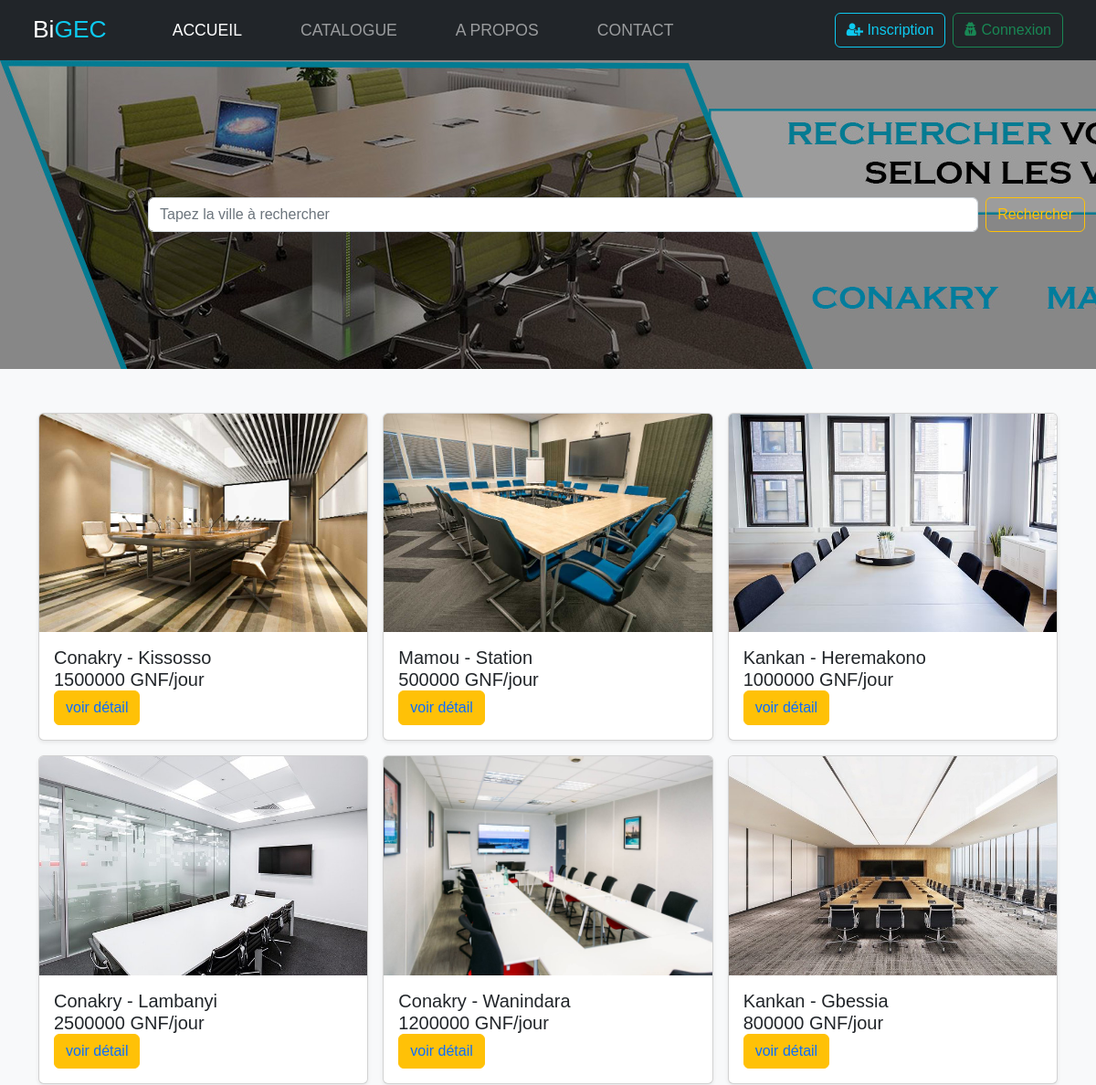
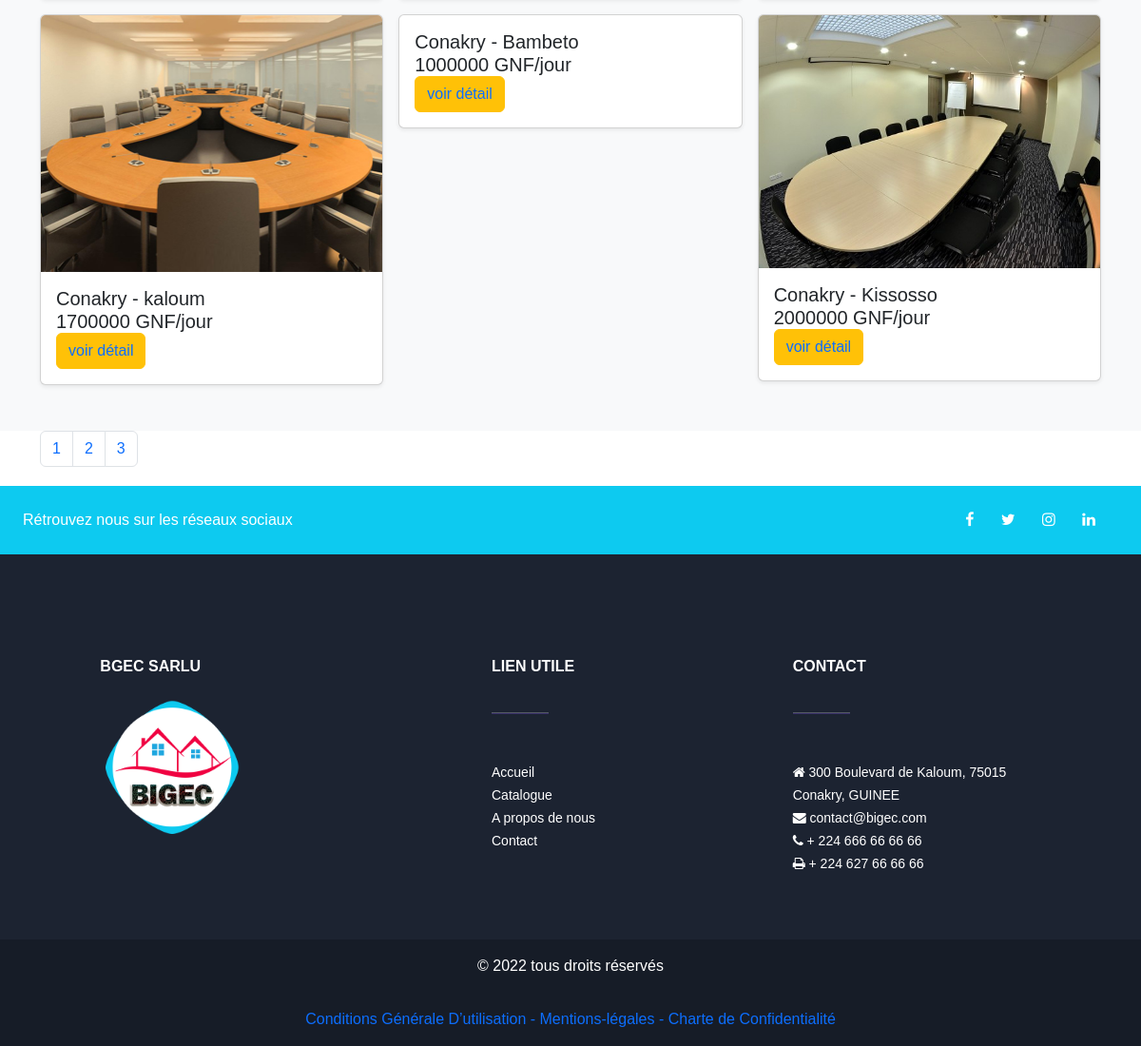
The page /catalogue.php on the database its author committed (2 pictures, top to bottom).
### tables this page shows
CREATE TABLE IF NOT EXISTS `t_salle` (
  `id_salle` int(11) NOT NULL AUTO_INCREMENT,
  `ville` varchar(60) NOT NULL,
  `quartier` varchar(60) NOT NULL,
  `prix` int(11) NOT NULL,
  `descrip` text NOT NULL,
  `photo` varchar(80) DEFAULT NULL,
  PRIMARY KEY (`id_salle`),
  UNIQUE KEY `photo` (`photo`)
);

### catalogue.php (the view, shortened to what this page needs)
<?php
  include_once ('include/start_bdd.php');
  $salleParPage = 9;
  $totalSallePage = $bigec->query("SELECT * FROM t_salle");
  $Total = $totalSallePage->rowCount();
  $totalPage = ceil($Total/$salleParPage);
  if(isset($_GET['page']) AND !empty($_GET['page']) AND $_GET['page'] > 0 ){
      $_GET['page']=intval($_GET['page']);
      $pageCourante = $_GET['page'];
  }else{
      $pageCourante = 1;
  }
  $debut = ($pageCourante - 1)*$salleParPage;
  $salle=[];
if(isset($_GET['search'])){
  $recherche = $bigec->prepare('SELECT * FROM t_salle WHERE ville LIKE :recherche');
  $recherche->bindValue(':recherche', '%'.$_GET['recherche']. '%');
  $recherche->execute();
  if(!$recherche){
    $message = 'Oups je n\'arrive pas a trouvé sa';
  }
  $salle = $recherche->fetchAll(PDO::FETCH_ASSOC);
}else{
  $AffichageSalleCatalogue = $bigec->query("SELECT * FROM t_salle ORDER BY id_salle ASC LIMIT $debut,$salleParPage");
  $salle = $AffichageSalleCatalogue->fetchAll(PDO::FETCH_ASSOC);
}
?>
<!DOCTYPE html>
<html lang="fr">
<head>
     <link rel="stylesheet" type="text/css" href="vendor/bootstrap/css/bootstrap.min.css">
    <link rel="stylesheet" type="text/css" href="vendor/bootstrap/css/bootstrap.css">
    <link rel="stylesheet" type="text/css" href="assets/css/style.css">
    <link rel="stylesheet" href="assets/css/fontawesome.css">
</head>
<body>
        <?php include ("header.php"); ?>
  </head>
  <body>
  <div class="page-catalogue container-fluid" >
        <div class="row  ">
          <div class="col-md-12">
            <div class="text-content">
            <form class="d-flex w-100" style=" margin:0 auto;" method="GET" action="">
              <input style="margin: 150px;" class="form-control me-2" name="recherche" type="search" placeholder="Tapez la ville à rechercher" aria-label="Search">
              <input style="margin: 150px 0;" class="btn btn-outline-warning text " name="search" type="submit" value="Rechercher">
            </form>
            </div>
          </div>
        </div>
  </div>
<main>
  <div class="album py-5 bg-light">
    <div class="container">
      <div class="row row-cols-1 row-cols-sm-2 row-cols-md-3 g-3">
        <?php
          foreach($salle as $resultat):
        ?>
        <div class="col">
          <div class="card shadow-sm">
              <img  class ="bd-placeholder-img card-img-top" src="assets/images/salles/<?= $resultat['photo'] ?>" alt="" >
            <div class=" container card-body">
             <div class="row">
               <div class="col-md-12">
                  <h5><span><?= $resultat['ville'] ?></span> - <span><?= $resultat['quartier'] ?></span></h5>
                  <h5 class=" "><span><?= $resultat['prix'] ?></span> GNF/jour</h5>
               </div>
               <div class="col-md-12">
                  <button class=" btn btn-warning d-block " id="detail" ><a class="link" href="detailprod.php?id_salle=<?= $resultat['id_salle']?>">voir détail</a></button>
               </div>
             </div>
            </div>
          </div>
        </div>
        <?php endforeach?>
      </div>
    </div>
  </div>
</main>
<div class="container">
  <div class="row">
    <div class="col-md-12">
      <nav aria-label="..." style="margin-bottom:20px;">
        <ul class="pagination">
          <?php for($i=1;$i<= $totalPage;$i++) :?>
          <li class="page-item"><a class="page-link" href="catalogue.php?page=<?= $i ?>"><?= $i ?></a></li>
         <?php endfor ?>
        </ul>
      </nav>
    </div>
  </div>
</div>
<?php include("footer.php");?>
</body>
</html>

### assets/css/style.css (style rules this page uses)
* { font-family: Verdana, Geneva, Tahoma, sans-serif; }
body { font-family: 'Poppins', sans-serif; overflow-x: hidden; text-rendering: optimizeLegibility; -webkit-font-smoothing: antialiased; -moz-osx-font-smoothing: grayscale; }
nav, button { font-size: 1.1em; }
a { text-decoration: none!important; }
ul { padding: 0; margin: 0; list-style: none; }
h1,h2,h3,h4,h5,h6 { margin: 0px; }
.page-catalogue { background-image: url(../images/catalogue-heading.jpg); }

### catalogue.php (style rules this page uses)
.bd-placeholder-img { font-size: 1.125rem; text-anchor: middle; -webkit-user-select: none; -moz-user-select: none; user-select: none; }

### rows shown on the page
t_salle: photo (picture), ville "Conakry", quartier "Kissosso", prix "1500000"
t_salle: photo (picture), ville "Mamou", quartier "Station", prix "500000"
t_salle: photo (picture), ville "Kankan", quartier "Heremakono", prix "1000000"
t_salle: photo (picture), ville "Conakry", quartier "Lambanyi", prix "2500000"
t_salle: photo (picture), ville "Conakry", quartier "Wanindara", prix "1200000"
t_salle: photo (picture), ville "Kankan", quartier "Gbessia", prix "800000"
t_salle: photo (picture), ville "Conakry", quartier "kaloum", prix "1700000"
t_salle: ville "Conakry", quartier "Bambeto", prix "1000000"
t_salle: photo (picture), ville "Conakry", quartier "Kissosso", prix "2000000"
